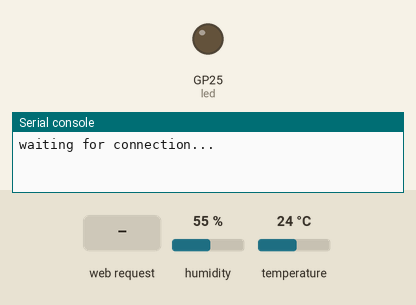
This program was run on a simulated Raspberry Pi Pico running MicroPython. Parts: output pins drawn as LEDs (lit = HIGH), the last lines printed to the serial console. The test bench sets the inputs (shaded band); at power-on: humidity 55 %, temperature 24 °C. WiFi joins after 1.5 s.

Above: at 0.1 s.
At 5.2 s:
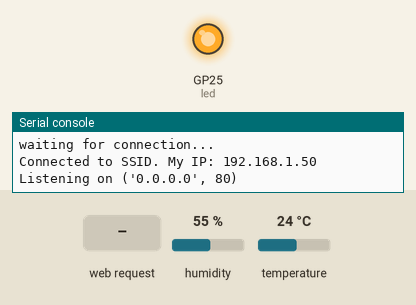
5.3 s: HTTP request GET / received
Timing chart, 0 to 8.3 s (numbered marks = the images above; inputs shaded):
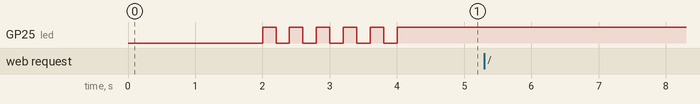

The program:

dht22.py
```python
# Import required libraries
from machine import Pin
from time import sleep
import network
import socket
import dht
import json

# Pin setup
led = Pin("LED", Pin.OUT)
sensor = dht.DHT22(Pin(2))

# Create network connection

wlan = network.WLAN(network.STA_IF)
wlan.active(True)
# Disable power-saving mode when wireless chip is idle
wlan.config(pm = 0xa11140)
# Connect to WLAN
ssid = 'SSID'
passkey = 'PASSKEY'
wlan.connect(ssid, passkey)
# Wait 10 seconds to connect
max_wait = 10
while max_wait > 0:
    if wlan.status() < 0 or wlan.status() >= 3:
        break
    max_wait -= 1
    print('waiting for connection...')
    sleep(1)

# Handle connection status
if wlan.status() != 3:
    raise RuntimeError('network connection failed')
else:
    # Blink LED...
    s = 5
    while s > 0:
        s -= 1
        led.value(1)
        sleep(0.2)
        led.value(0)
        sleep(0.2)
    # ... then print connection information
    status = wlan.ifconfig()
    print( 'Connected to ' + ssid + '. ' + 'My IP: ' + status[0] )

# Open a socket
addr = socket.getaddrinfo('0.0.0.0', 80)[0][-1]
s = socket.socket()
s.setsockopt(socket.SOL_SOCKET, socket.SO_REUSEADDR, 1)
s.bind(addr)
s.listen(1)

# Display your IP address
print('Listening on', addr)

while True:
    if wlan.status() == 3:
        led.value(1)
    else:
        led.value(0)

    try:
        cl, addr = s.accept()
        print('client connected from', addr)
        request = cl.recv(1024)
        request = str(request)
        print(request)
        # Get the data from the DHT22 sensor
        sensor.measure()
        temperature = sensor.temperature()
        humidity = sensor.humidity()
        print(f"Temperature: {temperature}°C   Humidity: {humidity}% ")

        # prep the data to send to Home Assistant as type Json
        data = { "hum": humidity, "temp": temperature }
        JsonData = json.dumps(data)

        # Send headers notifying the receiver that the data is of type Json for application consumption
        cl.send('HTTP/1.0 200 OK\r\nContent-type: application/json\r\n\r\n')
        # Send the Json data
        cl.send(JsonData)
        # Close the connection
        cl.close()
    except KeyboardInterrupt:
        break
```

Measured:
- by itself, GP25 (led): alternates HIGH for 0.20 s and LOW for 0.20 s, 10 changes in all, then stays HIGH
